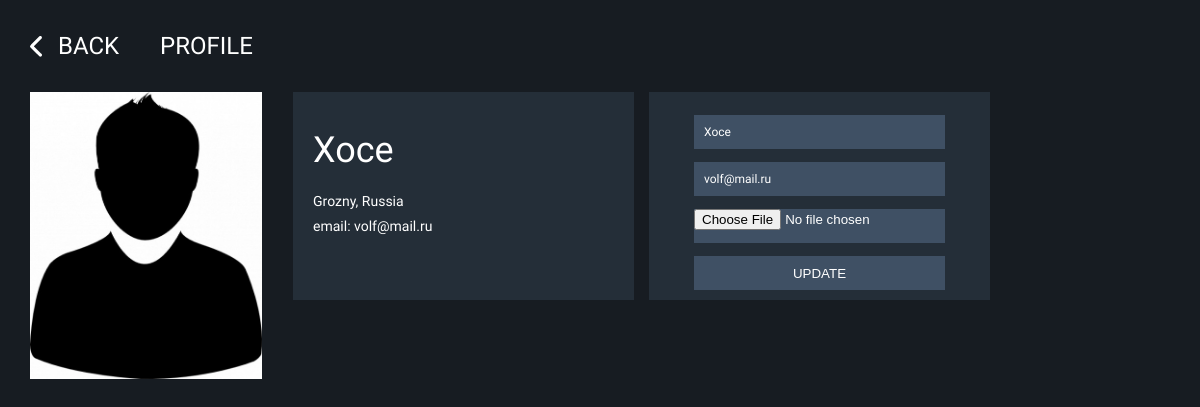
The page /account/ (signed in) on the database as committed earlier.
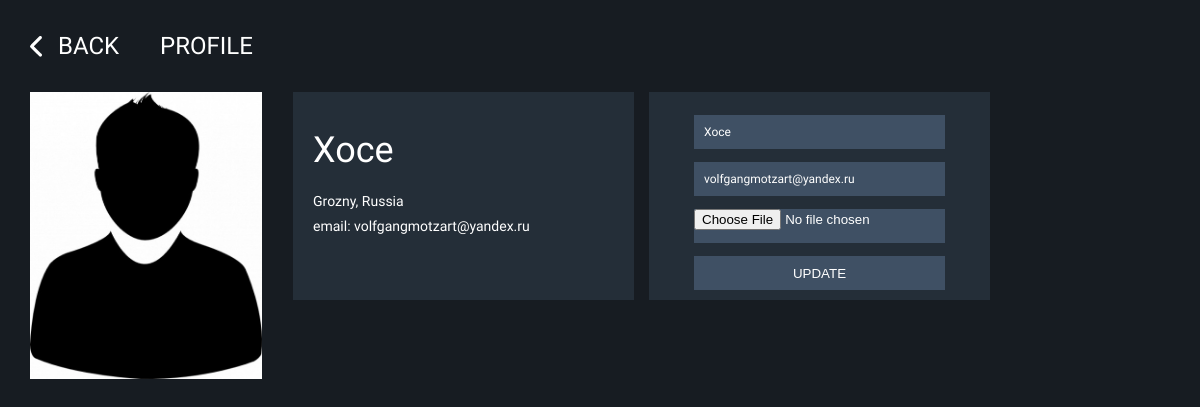
The same page on the database as committed later.
### models.py (models this page shows, shortened)
class User(db.Model, UserMixin):
    __tablename__ = 'users'
    id = db.Column(db.Integer(),  primary_key=True)
    username = db.Column(db.String(20), nullable=False, unique=True)
    email = db.Column(db.String(50), nullable=False, unique=True)
    avatar = db.Column(db.String(20), nullable=False, default='pic.jpg')
    password = db.Column(db.String(20), nullable=False)
    posts = db.relationship('Post', backref='author', lazy=True)

### main_app.py (the view)
@app.route('/account/', methods=['POST', 'GET'])
@login_required
def account():
    form = AccountUpdateForm()
    if form.validate_on_submit():
        if form.avatar.data:
            avatar_file = save_avatar(form.avatar.data)
            current_user.avatar = avatar_file
        current_user.username = form.username.data
        current_user.email = form.email.data
        db.session.commit()
        flash('Данные пользователя обновлены!', 'success')
        redirect(url_for('account'))
    elif request.method == 'GET':
        form.username.data = current_user.username
        form.email.data = current_user.email
        form.avatar.data = current_user.avatar
    avatar = url_for('static', filename='profile_images/' + current_user.avatar)
    print(avatar)
    return render_template('account1.html', form=form, avatar=avatar)

### forms.py (shortened to what this page needs)
class AccountUpdateForm(FlaskForm):
    username = StringField('Login', validators=[DataRequired(), Length(min=2, max=20)], render_kw={"placeholder": "username"})
    email =  StringField('Email', validators=[DataRequired(), Email()], render_kw={"placeholder": "email"})
    avatar = FileField('SELECT FILE', validators=[FileAllowed(['jpg', 'png', 'jpeg'])])
    submit = SubmitField('UPDATE')

### main_app.py (called while the page is built)
@login_manager.user_loader
def load_user(user_id):
    return User.query.get(int(user_id))

### templates/account1.html (shortened to what this page needs)
<!DOCTYPE html>
<html>
<head>
	<link rel="stylesheet" type="text/css" href="{{url_for('static', filename='style1.css')}}">
</head>
<body>
	<div class='wrap1'>
		<div class='head'>
			<a href='{{url_for("index")}}' class='back_span'> BACK </a>
			<a href='{{url_for("account")}}' class='profile_span'> PROFILE </a>
		</div>
		<div class='mother_ava_fio_change'>
			<img src="{{ avatar }}" class='ava'>
			<div class='mother_fio_change'>
				<div class='fio_block'>
					<p> {{ current_user.username }} </p>
					<p class='location'> Grozny, Russia </p>
					<p class='email'> email: {{ current_user.email }} </p>
				</div>
				<div class='change_block'>
					<form method="POST" action="{{url_for('account')}}" enctype="multipart/form-data" class='change_form'>
						{% if form.username.errors %}
							<p>{{ form.username(class_='text_input')}}</p>
							{% for error in form.username.errors %}
								<div class='error'></div>
							{% endfor %}
						{% else %}
							<p>{{ form.username(class_='text_input')}}</p>
						{% endif %}
						{% if form.email.errors %}
							<p>{{ form.email(class_='email_input')}}</p>
							{% for error in form.email.errors %}
								<div class='error'></div>
							{% endfor %}
						{% else %}
							<p>{{ form.email(class_='email_input')}}</p>
						{% endif %}
						{% if form.avatar.errors %}
							<p>{{ form.avatar}}</p>
							{% for error in form.avatar.errors %}
								<div class='error'></div>
							{% endfor %}
						{% else %}
							<p>{{ form.avatar}}</p>
						{% endif %}
						<p>{{form.submit}}</p>
					</form>
				</div>
			</div>
		</div>
	</div>
</body>
</html>

Rows that differ between the two databases and show on the page:
changed User "Xoce": email "volf@mail.ru" → "volfgangmotzart@yandex.ru"
